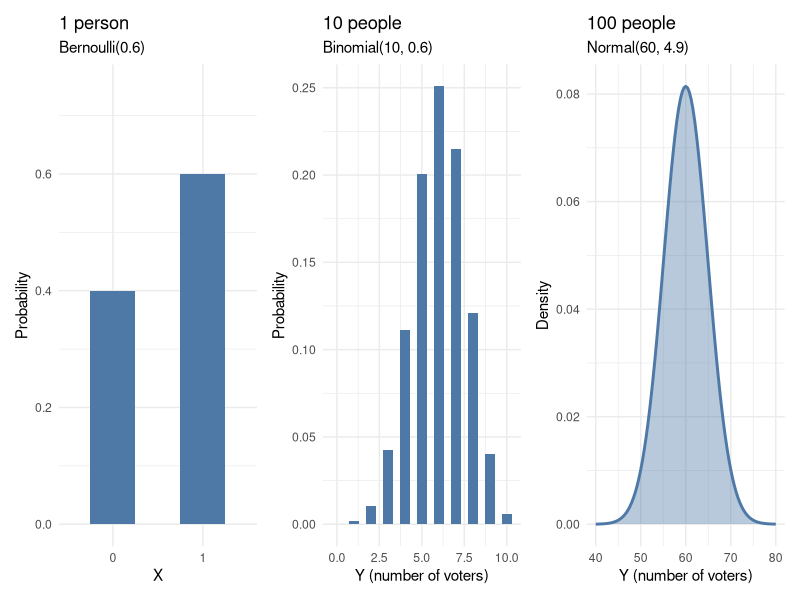
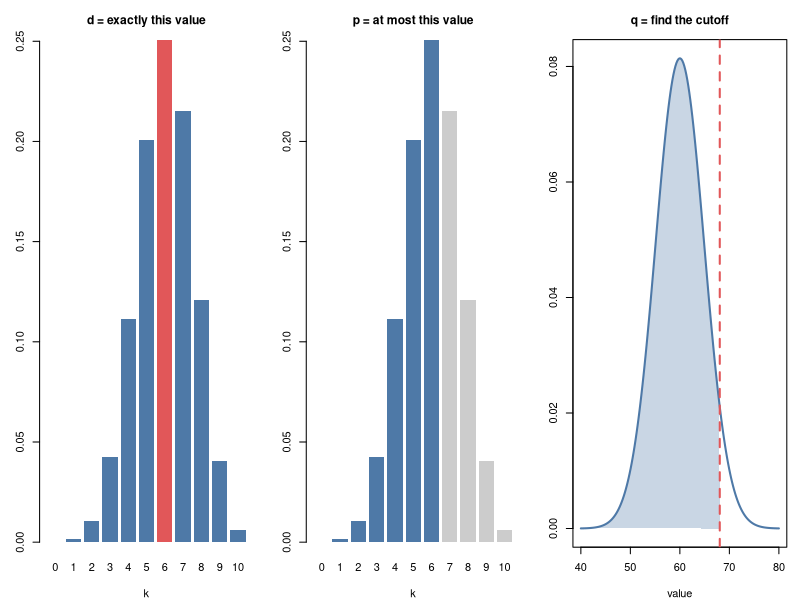
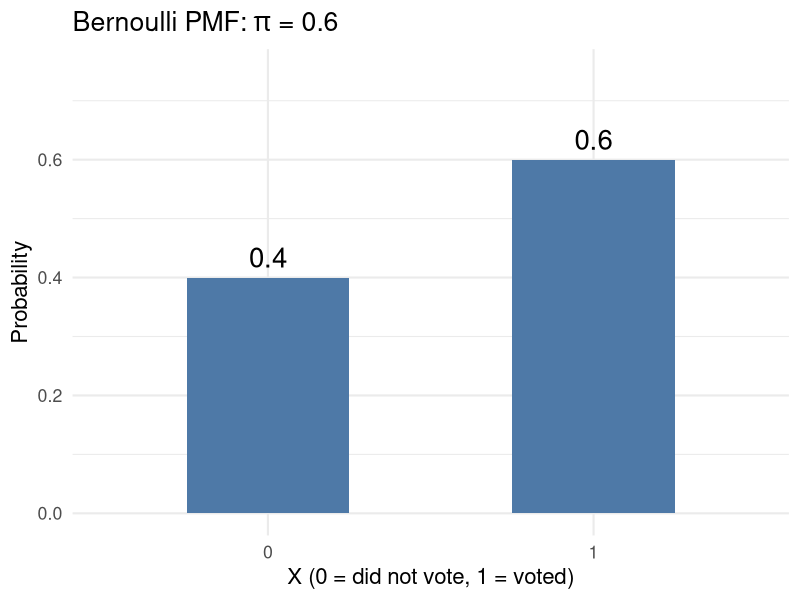
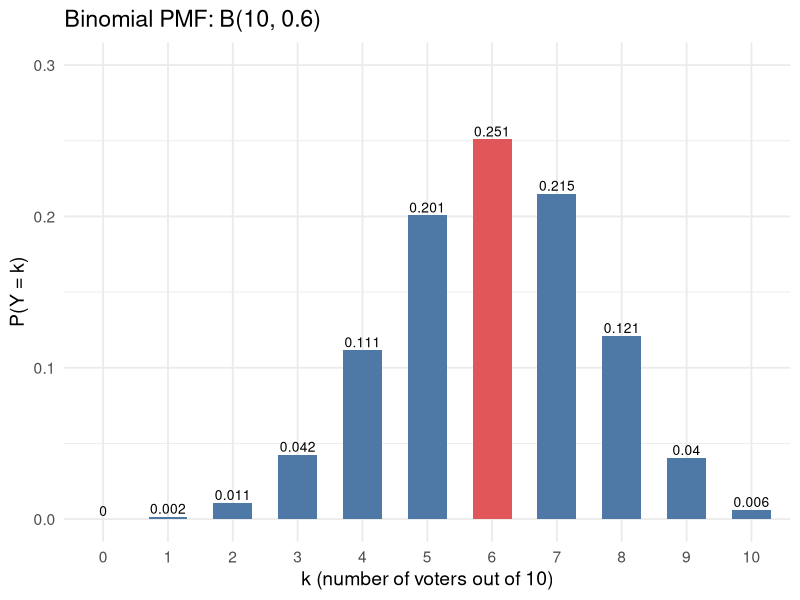
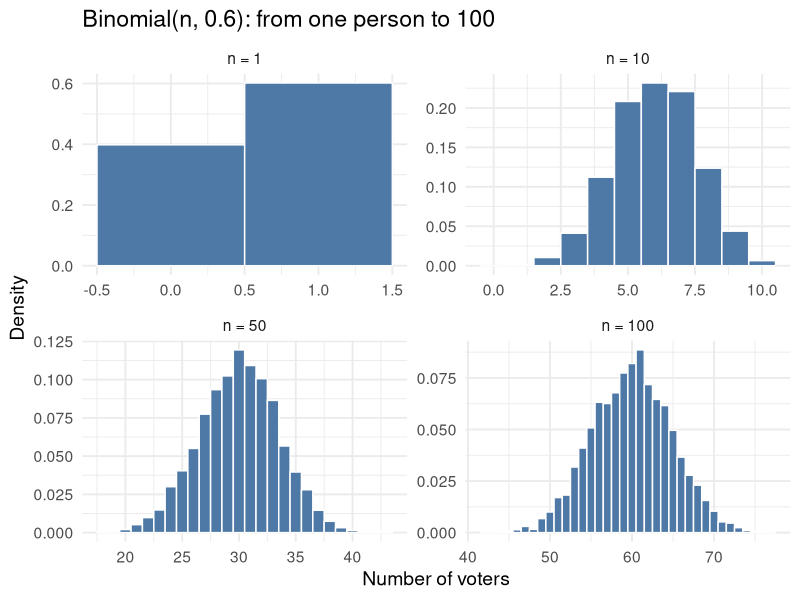
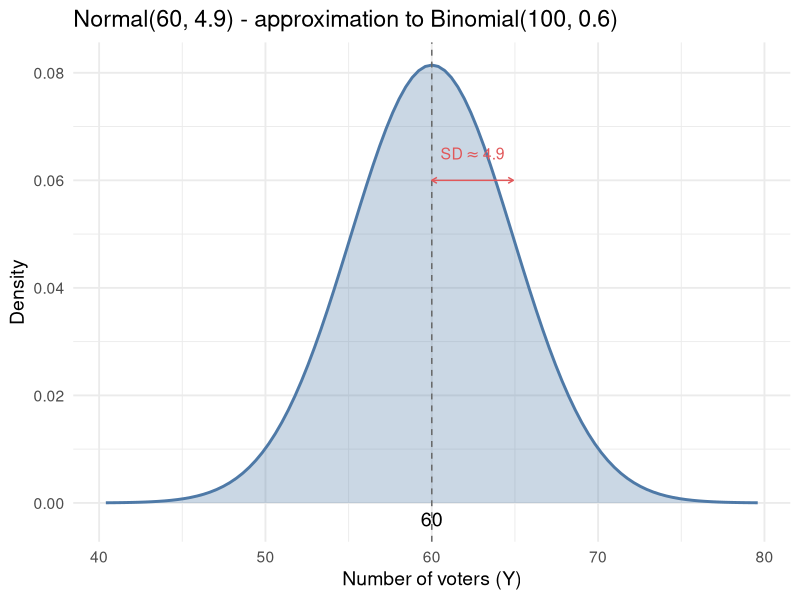
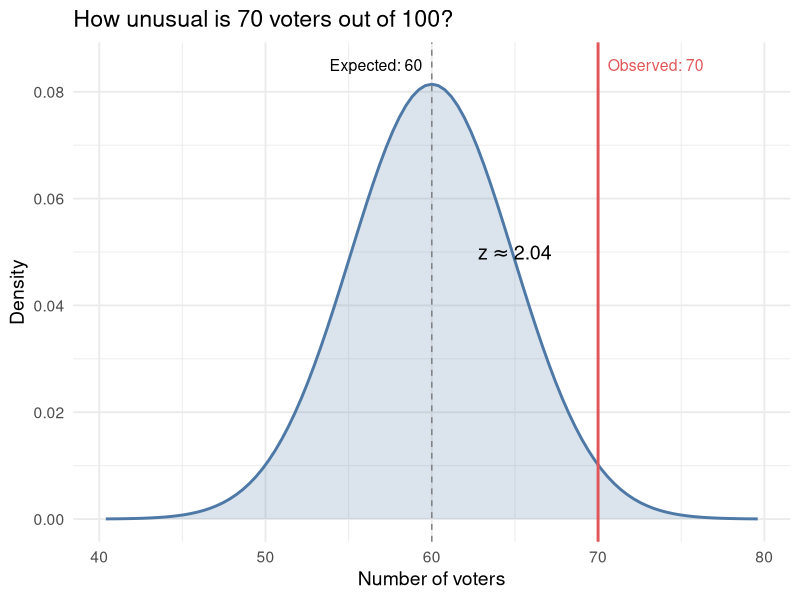
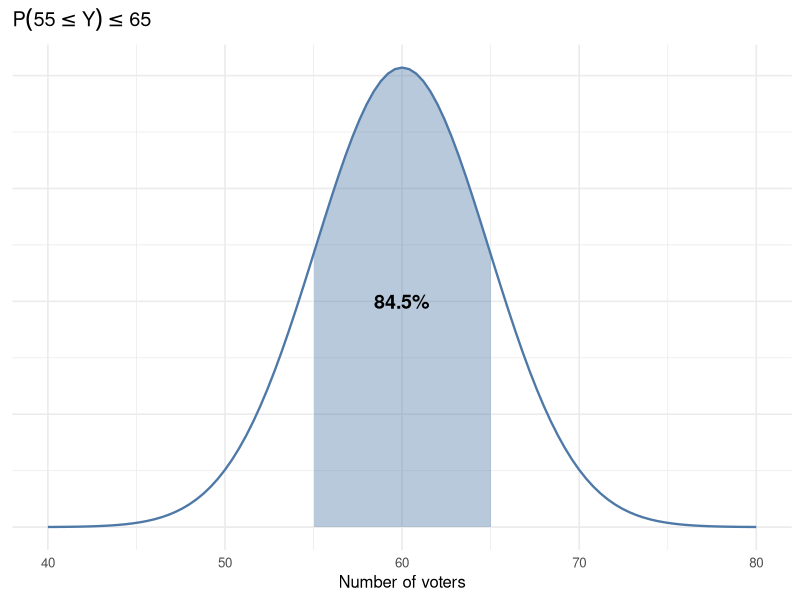

Write R code to recreate these figures, in order.
## ---- chunk 1
#| echo: false
#| results: false

# code for lecture
# ---------

# load tidyverse
library(tidyverse)
library(here)
library(patchwork)
## ---- chunk 2
#| echo: false
#| fig-align: center
#| fig-height: 3.5

# Panel 1: Bernoulli (1 person)
p1 <- tibble(x = c("0", "1"), prob = c(0.4, 0.6)) |>
  ggplot(aes(x, prob)) +
  geom_col(fill = "#4E79A7", width = 0.5) +
  scale_y_continuous(limits = c(0, 0.75)) +
  labs(x = "X", y = "Probability",
       title = "1 person",
       subtitle = "Bernoulli(0.6)") +
  theme_minimal(base_size = 11)

# Panel 2: Binomial (10 people)
p2 <- tibble(k = 0:10, prob = dbinom(0:10, 10, 0.6)) |>
  ggplot(aes(k, prob)) +
  geom_col(fill = "#4E79A7", width = 0.6) +
  labs(x = "Y (number of voters)", y = "Probability",
       title = "10 people",
       subtitle = "Binomial(10, 0.6)") +
  theme_minimal(base_size = 11)

# Panel 3: Normal approximation (100 people)
mu <- 100 * 0.6; sigma <- sqrt(100 * 0.6 * 0.4)
p3 <- ggplot(tibble(x = c(40, 80)), aes(x)) +
  stat_function(fun = dnorm, args = list(mean = mu, sd = sigma),
                geom = "area", fill = "#4E79A7", alpha = 0.4) +
  stat_function(fun = dnorm, args = list(mean = mu, sd = sigma),
                linewidth = 1, color = "#4E79A7") +
  labs(x = "Y (number of voters)", y = "Density",
       title = "100 people",
       subtitle = "Normal(60, 4.9)") +
  theme_minimal(base_size = 11)

p1 + p2 + p3
## ---- chunk 3
#| echo: false
#| fig-align: center
#| fig-height: 3

par(mfrow = c(1, 3), mar = c(4, 3, 3, 1))

# d: probability at a point
barplot(dbinom(0:10, 10, 0.6), names.arg = 0:10, col = ifelse(0:10 == 6, "#E15759", "#4E79A7"),
        main = "d = exactly this value", xlab = "k", ylab = "", cex.main = 1.1, border = NA)

# p: cumulative probability
barplot(dbinom(0:10, 10, 0.6), names.arg = 0:10, col = ifelse(0:10 <= 6, "#4E79A7", "gray80"),
        main = "p = at most this value", xlab = "k", ylab = "", cex.main = 1.1, border = NA)

# q: quantile (inverse)
x <- seq(40, 80, length = 200)
plot(x, dnorm(x, 60, 4.9), type = "l", col = "#4E79A7", lwd = 2,
     main = "q = find the cutoff", xlab = "value", ylab = "", cex.main = 1.1)
cutoff <- qnorm(0.95, 60, 4.9)
polygon(c(x[x <= cutoff], cutoff), c(dnorm(x[x <= cutoff], 60, 4.9), 0),
        col = adjustcolor("#4E79A7", 0.3), border = NA)
abline(v = cutoff, col = "#E15759", lwd = 2, lty = 2)

par(mfrow = c(1, 1))
## ---- chunk 4
#| echo: false
#| fig-align: center
#| fig-width: 6
#| fig-height: 5.5

tibble(x = c(0, 1), prob = c(0.4, 0.6)) |>
  ggplot(aes(x = factor(x), y = prob)) +
  geom_col(fill = "#4E79A7", width = 0.5) +
  geom_text(aes(label = prob), vjust = -0.5, size = 7) +
  scale_y_continuous(limits = c(0, 0.75)) +
  labs(
    x = "X (0 = did not vote, 1 = voted)",
    y = "Probability",
    title = expression("Bernoulli PMF: " * pi * " = 0.6")
  ) +
  theme_minimal(base_size = 16)
## ---- chunk 5
#| echo: false
#| fig-align: center
#| fig-width: 6
#| fig-height: 5.5

tibble(k = 0:10, prob = dbinom(0:10, size = 10, prob = 0.6)) |>
  mutate(highlight = ifelse(k == 6, "k = 6", "other")) |>
  ggplot(aes(x = factor(k), y = prob, fill = highlight)) +
  geom_col(width = 0.6) +
  geom_text(aes(label = round(prob, 3)), vjust = -0.3, size = 3.5) +
  scale_fill_manual(values = c("k = 6" = "#E15759", "other" = "#4E79A7")) +
  scale_y_continuous(limits = c(0, 0.30)) +
  labs(
    x = "k (number of voters out of 10)",
    y = "P(Y = k)",
    title = "Binomial PMF: B(10, 0.6)"
  ) +
  theme_minimal(base_size = 14) +
  theme(legend.position = "none")
## ---- chunk 6
#| echo: true

# P(Y ≤ 4) for Y ~ Binomial(10, 0.6)
pbinom(4, size = 10, prob = 0.6)
## ---- chunk 7
#| echo: false
#| warning: false
#| message: false
#| fig-height: 4.5

set.seed(106)

tibble(
  n = c(1, 10, 50, 100)
) |>
  mutate(
    n_label = paste0("n = ", n),
    n_label = factor(n_label, levels = paste0("n = ", c(1, 10, 50, 100))),
    draws = map(n, ~ rbinom(5000, size = .x, prob = 0.6))
  ) |>
  unnest(draws) |>
  ggplot(aes(x = draws, y = after_stat(density))) +
  geom_histogram(binwidth = 1, color = "white", fill = "#4E79A7") +
  facet_wrap(~ n_label, scales = "free") +
  labs(
    x = "Number of voters",
    y = "Density",
    title = "Binomial(n, 0.6): from one person to 100"
  ) +
  theme_minimal(base_size = 14)
## ---- chunk 8
#| echo: false
#| fig-align: center
#| fig-height: 5

mu <- 100 * 0.6
sigma <- sqrt(100 * 0.6 * 0.4)

ggplot(tibble(x = c(mu - 4*sigma, mu + 4*sigma)), aes(x)) +
  stat_function(fun = dnorm, args = list(mean = mu, sd = sigma),
                linewidth = 1, color = "#4E79A7") +
  stat_function(fun = dnorm, args = list(mean = mu, sd = sigma),
                geom = "area", fill = "#4E79A7", alpha = 0.3) +
  geom_vline(xintercept = mu, linetype = "dashed", color = "gray40") +
  annotate("text", x = mu, y = -0.003, label = "60", size = 5) +
  annotate("segment", x = mu, xend = mu + sigma, y = 0.06, yend = 0.06,
           arrow = arrow(length = unit(0.15, "cm"), ends = "both"), color = "#E15759") +
  annotate("text", x = mu + sigma/2, y = 0.065, label = expression(SD %~~% 4.9),
           size = 4, color = "#E15759") +
  labs(
    x = "Number of voters (Y)",
    y = "Density",
    title = "Normal(60, 4.9) - approximation to Binomial(100, 0.6)"
  ) +
  theme_minimal(base_size = 14)
## ---- chunk 9
#| echo: false
#| fig-align: center
#| fig-height: 5

mu <- 60; sigma <- 4.9

ggplot(tibble(x = c(mu - 4*sigma, mu + 4*sigma)), aes(x)) +
  stat_function(fun = dnorm, args = list(mean = mu, sd = sigma),
                geom = "area", fill = "#4E79A7", alpha = 0.2) +
  stat_function(fun = dnorm, args = list(mean = mu, sd = sigma),
                linewidth = 1, color = "#4E79A7") +
  geom_vline(xintercept = 60, linetype = "dashed", color = "gray50") +
  geom_vline(xintercept = 70, linetype = "solid", color = "#E15759", linewidth = 1) +
  annotate("text", x = 60, y = 0.085, label = "Expected: 60", size = 4, hjust = 1.1) +
  annotate("text", x = 70, y = 0.085, label = "Observed: 70", size = 4,
           color = "#E15759", hjust = -0.1) +
  annotate("text", x = 65, y = 0.05, label = expression(z %~~% 2.04), size = 5, fontface = "bold") +
  labs(
    x = "Number of voters",
    y = "Density",
    title = "How unusual is 70 voters out of 100?"
  ) +
  theme_minimal(base_size = 14)
## ---- chunk 10
#| echo: true
pnorm(65, mean = 60, sd = 4.9) -
  pnorm(55, mean = 60, sd = 4.9)
## ---- chunk 11
#| echo: false
#| fig-height: 3.5
mu <- 60; sigma <- 4.9
ggplot(tibble(x = c(40, 80)), aes(x)) +
  stat_function(fun = dnorm, args = list(mean = mu, sd = sigma), linewidth = 0.8, color = "#4E79A7") +
  stat_function(fun = dnorm, args = list(mean = mu, sd = sigma), geom = "area", xlim = c(55, 65), fill = "#4E79A7", alpha = 0.4) +
  annotate("text", x = 60, y = 0.04, label = "84.5%", size = 5, fontface = "bold") +
  labs(x = "Number of voters", y = NULL, title = expression(P(55 <= Y) <= 65)) +
  theme_minimal(base_size = 12) + theme(axis.text.y = element_blank())
## ---- chunk 12
#| echo: true
pnorm(50, mean = 60, sd = 4.9)
## ---- chunk 13
#| echo: false
#| fig-height: 3.5
ggplot(tibble(x = c(40, 80)), aes(x)) +
  stat_function(fun = dnorm, args = list(mean = mu, sd = sigma), linewidth = 0.8, color = "#4E79A7") +
  stat_function(fun = dnorm, args = list(mean = mu, sd = sigma), geom = "area", xlim = c(40, 50), fill = "#4E79A7", alpha = 0.4) +
  annotate("text", x = 47, y = 0.02, label = "2.1%", size = 5, fontface = "bold") +
  labs(x = "Number of voters", y = NULL, title = expression(P(Y <= 50))) +
  theme_minimal(base_size = 12) + theme(axis.text.y = element_blank())
## ---- chunk 14
#| echo: true
1 - pnorm(70, mean = 60, sd = 4.9)
## ---- chunk 15
#| echo: false
#| fig-height: 3.5
ggplot(tibble(x = c(40, 80)), aes(x)) +
  stat_function(fun = dnorm, args = list(mean = mu, sd = sigma), linewidth = 0.8, color = "#4E79A7") +
  stat_function(fun = dnorm, args = list(mean = mu, sd = sigma), geom = "area", xlim = c(70, 80), fill = "#E15759", alpha = 0.4) +
  annotate("text", x = 73, y = 0.015, label = "2.0%", size = 5, fontface = "bold", color = "#E15759") +
  labs(x = "Number of voters", y = NULL, title = "P(Y > 70)") +
  theme_minimal(base_size = 12) + theme(axis.text.y = element_blank())
## ---- chunk 16
#| echo: true
qnorm(0.95, mean = 60, sd = 4.9)
## ---- chunk 17
#| echo: false
#| fig-height: 3.5
cutoff <- qnorm(0.95, mean = mu, sd = sigma)
ggplot(tibble(x = c(40, 80)), aes(x)) +
  stat_function(fun = dnorm, args = list(mean = mu, sd = sigma), linewidth = 0.8, color = "#4E79A7") +
  stat_function(fun = dnorm, args = list(mean = mu, sd = sigma), geom = "area", xlim = c(40, cutoff), fill = "#4E79A7", alpha = 0.3) +
  geom_vline(xintercept = cutoff, linetype = "dashed", color = "#E15759", linewidth = 1) +
  annotate("text", x = cutoff + 1, y = 0.05, label = round(cutoff, 1), size = 5, color = "#E15759", hjust = 0) +
  annotate("text", x = 55, y = 0.04, label = "95%", size = 5, fontface = "bold") +
  labs(x = "Number of voters", y = NULL, title = "95th percentile") +
  theme_minimal(base_size = 12) + theme(axis.text.y = element_blank())
## ---- chunk 18
#| echo: true
pnorm(65, mean = 71, sd = 8)
## ---- chunk 19
#| echo: true
1 - pnorm(820, mean = 1026, sd = 209)
## ---- chunk 20
#| echo: true
pnorm(820, mean = 1026, sd = 209) - pnorm(720, mean = 1026, sd = 209)
## ---- chunk 21
#| echo: true
qnorm(0.90, mean = 71, sd = 8)
## ---- chunk 22
#| echo: false
#| fig-align: center
#| fig-height: 4

# Panel 1: Bernoulli (1 person)
p1 <- tibble(x = c("0", "1"), prob = c(0.4, 0.6)) |>
  ggplot(aes(x, prob)) +
  geom_col(fill = "#4E79A7", width = 0.5) +
  scale_y_continuous(limits = c(0, 0.75)) +
  labs(x = "X", y = "Probability",
       title = "1 person",
       subtitle = "Bernoulli(0.6)") +
  theme_minimal(base_size = 12)

# Panel 2: Binomial (10 people)
p2 <- tibble(k = 0:10, prob = dbinom(0:10, 10, 0.6)) |>
  ggplot(aes(k, prob)) +
  geom_col(fill = "#4E79A7", width = 0.6) +
  labs(x = "Y (number of voters)", y = "Probability",
       title = "10 people",
       subtitle = "Binomial(10, 0.6)") +
  theme_minimal(base_size = 12)

# Panel 3: Normal approximation (100 people)
mu <- 60; sigma <- sqrt(100 * 0.6 * 0.4)
p3 <- ggplot(tibble(x = c(40, 80)), aes(x)) +
  stat_function(fun = dnorm, args = list(mean = mu, sd = sigma),
                geom = "area", fill = "#4E79A7", alpha = 0.4) +
  stat_function(fun = dnorm, args = list(mean = mu, sd = sigma),
                linewidth = 1, color = "#4E79A7") +
  labs(x = "Y (number of voters)", y = "Density",
       title = "100 people",
       subtitle = "Normal(60, 4.9)") +
  theme_minimal(base_size = 12)

p1 + p2 + p3
